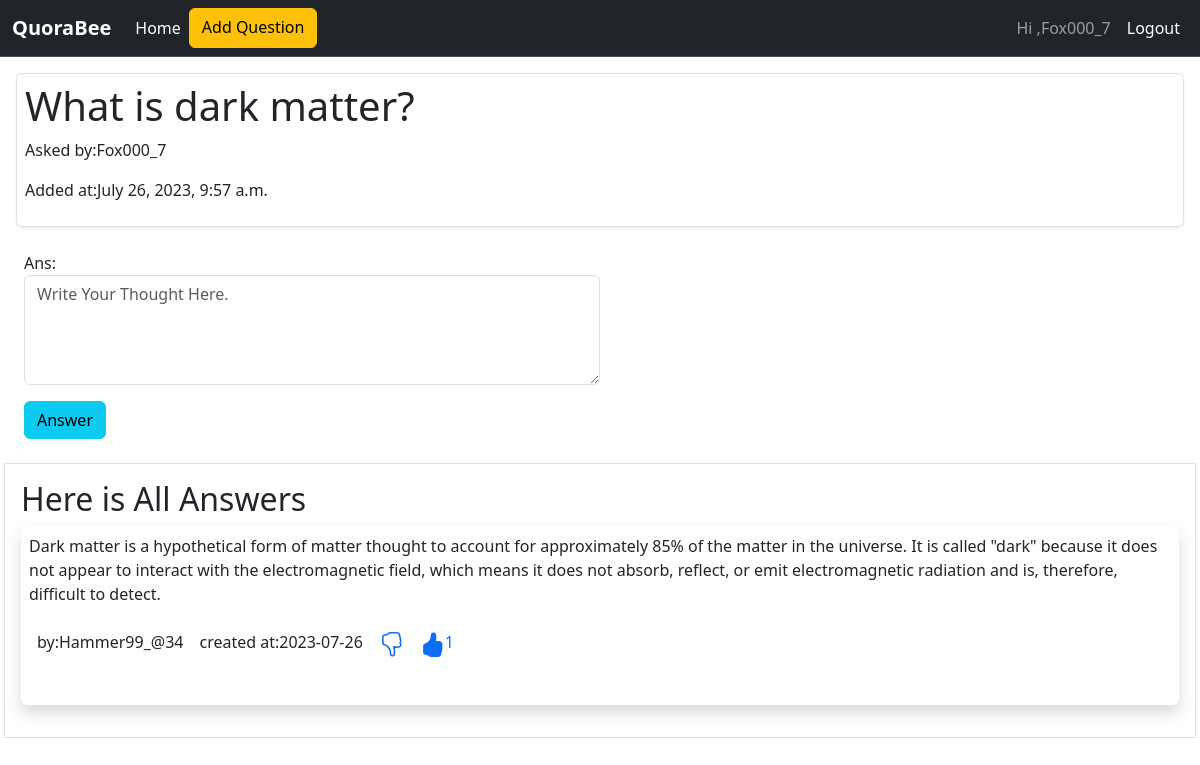
The page /question/1/ (signed in) on the database its author committed.
### core/models.py (models this page shows, shortened)
class Question(models.Model):
    question = models.CharField(max_length=255,verbose_name='Add Question', blank=False,null=True,help_text='Start your question with Why, What, How etc.')
    created_on = models.DateTimeField(auto_now_add=True)
    author = models.ForeignKey(User, on_delete=models.CASCADE)
    uquest_id = models.CharField(verbose_name='Unique ID',max_length=25,default=uuid.uuid4().hex[:12], editable=False, null=True , blank=False)
    class Meta:
        ordering = ('-created_on',)

class Answer(models.Model):
    question = models.ForeignKey(Question, on_delete=models.CASCADE)
    ans = models.TextField(help_text='Write your thought or answer comment.', max_length=450,blank=False, null=True)
    created_on = models.DateTimeField(auto_now_add=True)
    author = models.ForeignKey(User, on_delete=models.CASCADE)
    uans_id = models.CharField(verbose_name="Unique ID",max_length=25,default=uuid.uuid4().hex[:12], editable=False, null=True , blank=False)
    class Meta:
        ordering = ('-created_on',)

### core/views.py (the view)
# urls.py: path('question/<int:pk>/', views.question_detail, name="question_detail"),
def question_detail(request, pk):
    question = get_object_or_404(Question, pk=pk)
    answers = question.answer_set.all()
    liked_answers = request.user.answer_likes.values_list('answer', flat=True)
    if request.method == 'POST':
        form = AnswerForm(request.POST)
        if form.is_valid():
            my_answer = form.save(commit=False)
            my_answer.question = question
            my_answer.author = request.user
            my_answer.save()
            return redirect('question_detail', pk=question.pk)
    else:
        form = AnswerForm()
        context = {
        'question': question,
        'answers': answers,
        'liked_answers': liked_answers,
        'form': form, }
    return render(request, 'question_detail.html', context)

### core/forms.py (shortened to what this page needs)
class AnswerForm(forms.Form):
    ans = forms.CharField(
        required=True,
        widget=forms.Textarea(attrs={'rows': 4, 'cols': 40, 'class':'form-floating form-control w-50','placeholder':'Write Your Thought Here.'}),
        )
    class Meta:
        model = Answer
        fields =('ans',)

### core/templates/question_detail.html (shortened to what this page needs)
{% extends 'base.html' %}
{% block content %}
<div class="m-3 p-2 shadow-sm  mb-2 bg-body-info rounded border">
    <h1>{{ question.question}}</h1>
    <p>Asked by:{{ question.author}}</p>
    <p>Added at:{{question.created_on}}</p>
</div>
<div class="m-3 p-2">
    {% if request.user.is_authenticated %}
        <form action="" method="POST">
            {{form.as_p}}
            <input class="btn btn-info text-semiblod" type="submit" value="Answer">
        </form>
    {% endif %}
</div>
<div class="m-1 p-3 border">
    <h2>Here is All Answers</h2>
    {% if answers %}
      <ul class="nav flex-column">
        {% for answer in answers  %}
          <li class="nav-item shadow p-2 mb-3 bg-body-info rounded">
            <p>{{ answer.ans }}</p>
            <div class="d-flex flex-row mb-3">
              <div class="p-2">by:{{ answer.author }}</div>
              <div class="p-2">created at:{{ answer.created_on|date:'Y-m-d' }}</div>
            <div>
              <div class="d-flex flex-row mb-3">
                {% if answer.pk in liked_answers %}
                <a class="nav-link p-2" href="{% url 'like_answer' answer.pk %}">
                </a>
                <a href="" class="p-2 nav-link">
                  {{ answer.likes.count }}</a>
                {% endif %}
          </li>
        {% endfor %}
      </ul>
    {% else %}
      <p>No answers yet.</p>
    {% endif %}
</div>
{% endblock %}

### templates/base.html (shortened to what this page needs)
<!doctype html>
<html lang="en">
  <head>
    <link href="https://cdn.jsdelivr.net/npm/bootstrap@5.3.0/dist/css/bootstrap.min.css" rel="stylesheet">
  </head>
  <body>
    <nav class="navbar  navbar-expand-lg bg-dark border-bottom border-bottom-dark" data-bs-theme="dark">
      <div class="container-fluid">
        <a class="navbar-brand fw-bold " href="#">QuoraBee</a>
        <div class="collapse navbar-collapse" id="navbarNavAltMarkup">
          <div class="navbar-nav">
            <a class="nav-link active" aria-current="page" href="{% url 'home' %}">Home</a>
            <a class="btn btn-warning text-wrap" href="{% url 'add_question' %}">Add Question</a>
          </div>
          <div class="navbar-nav ms-auto">
            {% if request.user.is_authenticated %}
            <a class="nav-link overflow-hidden" href="#">Hi ,{{ request.user.username }}</a>
            <a class="nav-link text-white" href="{% url 'account:logout' %}">Logout</a>
            {% else %}
            <a class=" btn btn-secondary" href="{% url 'account:signup' %}">Sign Up</a>
            <a class="nav-link" href="{% url 'account:login' %}">Login</a>
            {% endif %}
          </div>
        </div>
      </div>
    </nav>
    {% block content %}
    {% endblock content %}
  </body>
</html>

### rows shown on the page
Question: question "What is dark matter?", author "Fox000_7", created_on "July 26, 2023, 9:57 a.m."
Answer: ans "Dark matter is a hypothetical form of matter thought to account for approximately 85% of the matter in the universe. It is called \"dark\" because it does not appear to interact with the electromagnetic field, which means it does not absorb, reflect, or emit electromagnetic radiation and is, therefore, difficult to detect.", author "Hammer99_@34", created_on "2023-07-26", likes.count "1"

### other values the page prints
{{ request.user.username }} "Fox000_7"
